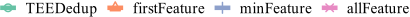

Recreate this plot in R.
library(grid)
library(ggplot2)
library(extrafont)
require("RColorBrewer")
require(scales)
font_import()
loadfonts()



mywidth=6
myheight=0.3
my_value=c(1,2,3,4)
# my_line=c("longdash","dotted","solid","dashed")
my_line=c("solid","solid","solid","solid")
my_color=c("#66c2a5" ,"#fc8d62" ,"#8da0cb" ,"#e78ac3" ,"#a6d854" ,"#ffd92f")

if(T){
    x1 <- read.table("upload_2nd_line.data",header=TRUE)
    cairo_pdf(file="legend.pdf",  width=mywidth, height=myheight)
    x1$type <- factor(x1$type, levels=c("TEE","firstFeature","minFeature","allFeature"), labels=c("TEEDedup","firstFeature","minFeature","allFeature"))
    my_hist = ggplot(data=x1, aes(x=ID,y=throughput,shape=type,linetype=type, colour=type)) +
    geom_line(size=1.5) + 
    geom_point(size=2, stroke=0.75, fill="white") +
    scale_shape_manual(values=c(my_value)) +
    scale_colour_manual(values=c(my_color)) + 
    scale_linetype_manual(values=c(my_line)) +
    coord_cartesian(ylim=c(268, 1650), xlim=c(1,12)) +
    scale_x_continuous(breaks=c(1,4,8,12)) +
    scale_y_continuous(breaks=seq(200, 1600, 700), labels=format(seq(200, 1600, 700), scientific=FALSE)) +
    ylab("Speed (MiB/s)") +
    xlab(NULL) +
    theme_bw() +
    theme(
      panel.grid.major=element_blank(), panel.grid.minor=element_blank(),
	    panel.background=element_blank(), 
	    panel.border = element_blank(),
		  # panel.border=element_rect(size=0.5),
		  axis.line=element_line(colour="black", size=0.15),
		  axis.ticks=element_line(size=0.15),
	    axis.text.x=element_text(margin=margin(5,0,0,0), angle=0, hjust=0.5, colour="black", size=24),
	    axis.title.y=element_text(size=24, hjust=0.5),
	    axis.text.y=element_text(margin=margin(0,2,0,0),colour="black",size=26),
	    axis.title.x=element_text(size=rel(0)),
	    legend.key.size=unit(0.5, "cm"),
      legend.title=element_blank(),
	    # legend.position=c(0.5,0.94),
      # legend.key.width=unit(1, "cm"),
      legend.direction="horizontal",
      legend.text=element_text(size=11,family="Times New Roman"),
      legend.margin = margin(t = 0, unit='cm'),
      plot.margin=unit(c(0.1,0.1,0.1,0.1), "cm")
    ) 
    g_legend <- function(a.gplot){
    tmp <- ggplot_gtable(ggplot_build(a.gplot))
    leg <- which(sapply(tmp$grobs, function(x) x$name) == "guide-box")
    legend <- tmp$grobs[[leg]]
    return(legend)}
    legend <- g_legend(my_hist)
    # or use cowplot package
    # legend <- cowplot::get_legend(my_hist)
    grid.newpage()
    grid.draw(legend)
}
